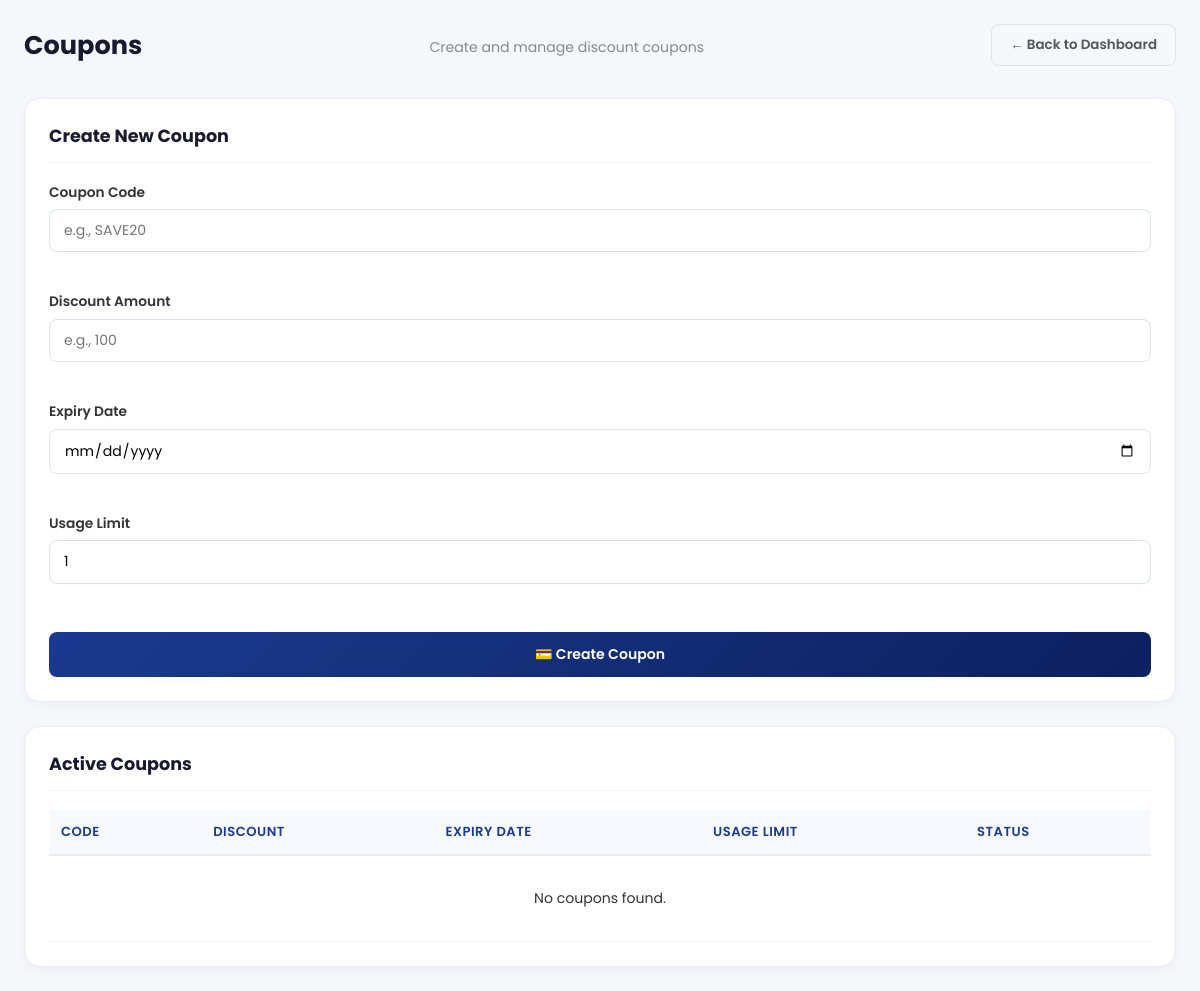
/coupon_list (signed in), run on an earlier commit of the app's database.
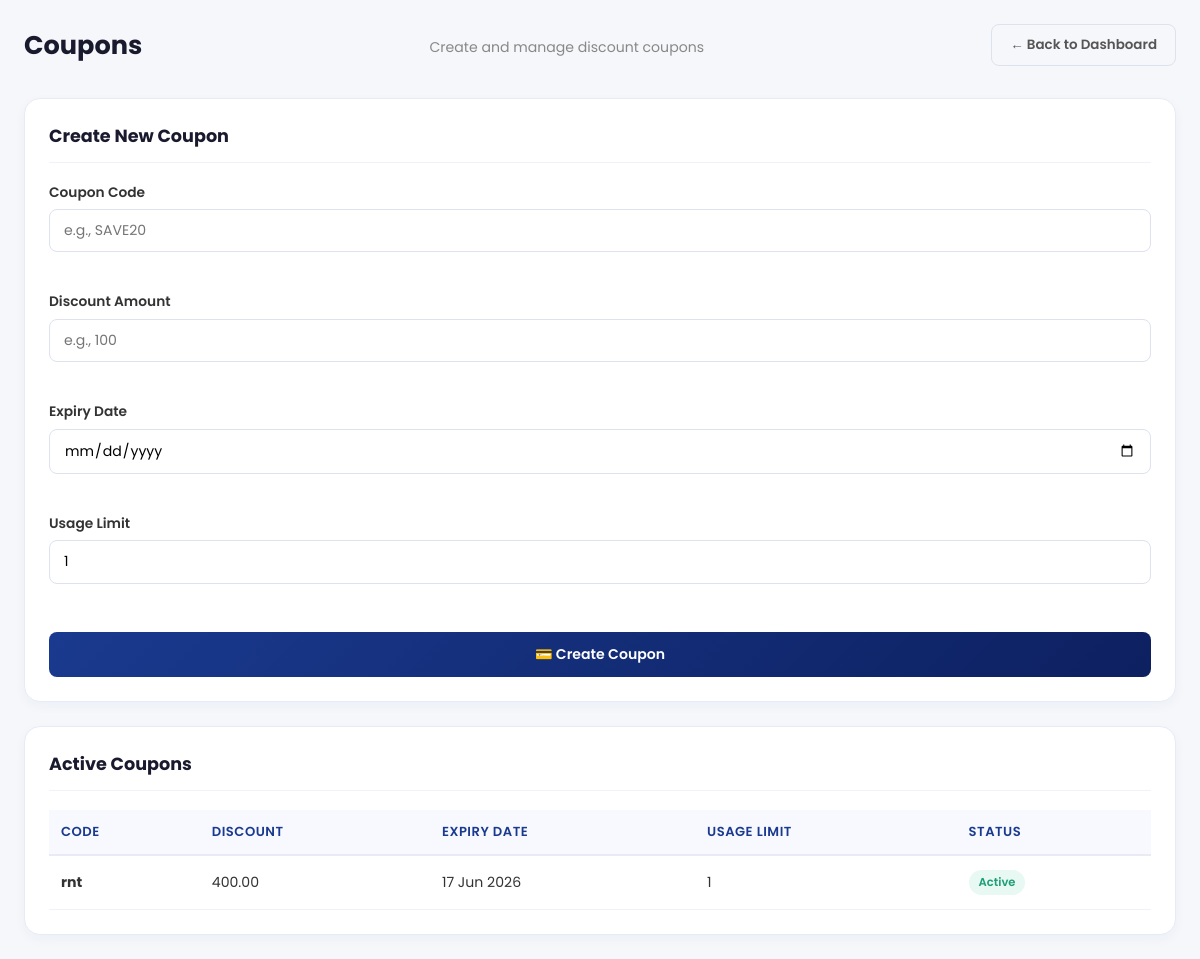
And on a later commit of the database.
### myapp/models.py (models this page shows, shortened)
class Coupon(models.Model):
    code = models.CharField(max_length=50, unique=True, verbose_name="Coupon Code")
    amount = models.DecimalField(
        max_digits=10,
        decimal_places=2,
        verbose_name="Discount Amount"
    )
    expiry_date = models.DateField(verbose_name="Expiry Date")
    usage_limit = models.PositiveIntegerField(
        default=1,
        verbose_name="Usage Limit"
    )
    times_used = models.PositiveIntegerField(default=0, editable=False)
    is_active = models.BooleanField(default=True, editable=False)
    created_at = models.DateTimeField(auto_now_add=True)
    class Meta:
        ordering = ['-created_at']
        verbose_name = "Coupon"
        verbose_name_plural = "Coupons"

### myapp/views.py (the view)
# urls.py: path('coupon_list', views.coupon_list, name='coupon_list'),
@login_required
def coupon_list(request):
    coupons = Coupon.objects.all()
    if request.method == 'POST':
        form = CouponForm(request.POST)
        if form.is_valid():
            coupon = form.save()
            messages.success(
                request,
                f"Coupon '{coupon.code}' created successfully!"
            )
            return redirect('coupon_list')
        else:
            messages.error(request, "Please correct the errors below.")
    else:
        form = CouponForm()
    context = {
        'coupons': coupons,
        'form': form,
    }
    return render(request, 'coupon.html', context)

### myapp/forms.py
class CouponForm(forms.ModelForm):
    class Meta:
        model = Coupon
        fields = ['code', 'amount', 'expiry_date', 'usage_limit']
        widgets = {
            'code': forms.TextInput(attrs={
                'placeholder': 'e.g., SAVE20',
                'class': 'form-input',
                'required': 'required'
            }),
            'amount': forms.NumberInput(attrs={
                'placeholder': 'e.g., 100',
                'class': 'form-input',
                'min': '0',
                'step': '0.01',
                'required': 'required'
            }),
            'expiry_date': forms.DateInput(attrs={
                'type': 'date',
                'class': 'form-input',
                'required': 'required'
            }),
            'usage_limit': forms.NumberInput(attrs={
                'placeholder': 'e.g., 10',
                'class': 'form-input',
                'min': '1',
                'required': 'required'
            }),
        }
        labels = {
            'code': 'Coupon Code',
            'amount': 'Discount Amount',
            'expiry_date': 'Expiry Date',
            'usage_limit': 'Usage Limit',
        }

### myapp/templates/coupon.html (shortened to what this page needs)
{% extends "admin_dashboard.html" %}
{% block content1 %}
<div class="coupon-page">
  <div class="coupon-container">
    <div class="coupon-header">
      <h1>Coupons</h1>
      <p>Create and manage discount coupons</p>
      <a href="{% url 'dashboard' %}" class="btn btn-secondary">← Back to Dashboard</a>
    </div>
    <div class="coupon-card">
      <div class="coupon-card-head">
        <h2>Create New Coupon</h2>
      </div>
      <form method="post" novalidate class="coupon-form">
        <div class="coupon-group">
          <label for="{{ form.code.id_for_label }}">Coupon Code</label>
          {{ form.code }}
          <div class="coupon-error">{{ form.code.errors }}</div>
        </div>
        <div class="coupon-group">
          <label for="{{ form.amount.id_for_label }}">Discount Amount</label>
          {{ form.amount }}
          <div class="coupon-error">{{ form.amount.errors }}</div>
        </div>
        <div class="coupon-group">
          <label for="{{ form.expiry_date.id_for_label }}">Expiry Date</label>
          {{ form.expiry_date }}
          <div class="coupon-error">{{ form.expiry_date.errors }}</div>
        </div>
        <div class="coupon-group">
          <label for="{{ form.usage_limit.id_for_label }}">Usage Limit</label>
          {{ form.usage_limit }}
          <div class="coupon-error">{{ form.usage_limit.errors }}</div>
        </div>
        <button type="submit" class="coupon-btn btn btn-primary">💳 Create Coupon</button>
      </form>
    </div>
    <div class="coupon-card">
      <div class="coupon-card-head">
        <h2>Active Coupons</h2>
      </div>
      <div class="coupon-table-wrap">
        <table class="data-table coupon-table">
          <thead>
            <tr>
              <th>Code</th>
              <th>Discount</th>
              <th>Expiry Date</th>
              <th>Usage Limit</th>
              <th>Status</th>
            </tr>
          </thead>
          <tbody>
            {% for coupon in coupons %}
            <tr>
              <td><strong>{{ coupon.code }}</strong></td>
              <td>{{ coupon.amount }}</td>
              <td>{{ coupon.expiry_date|date:"d M Y" }}</td>
              <td>{{ coupon.usage_limit }}</td>
              <td>
                {% if coupon.is_active %}
                  <span class="badge badge-success">Active</span>
                {% else %}
                  <span class="badge badge-danger">Expired/Inactive</span>
                {% endif %}
              </td>
            </tr>
            {% empty %}
            <tr>
              <td colspan="5" class="coupon-empty">No coupons found.</td>
            </tr>
            {% endfor %}
          </tbody>
        </table>
      </div>
    </div>
  </div>
</div>
{% endblock content1 %}

What changed in the data, as far as the page shows it:
added Coupon: code "rnt", amount "400.00", expiry_date "17 Jun 2026", usage_limit "1", is_active "Active"
Also different on the page:
text no longer shown: "No coupons found."
